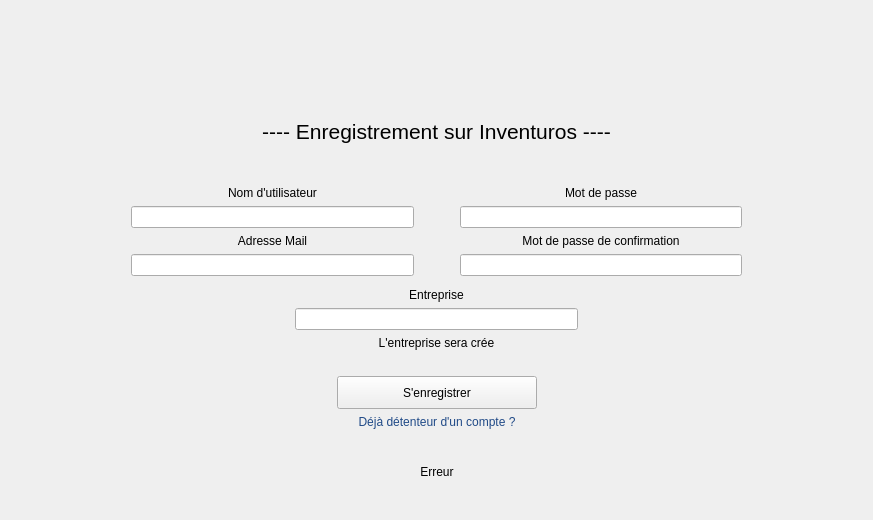
<?xml version="1.0" encoding="UTF-8"?>
<ui version="4.0">
 <class>RegisterPage</class>
 <widget class="QWidget" name="RegisterPage">
  <property name="geometry">
   <rect>
    <x>0</x>
    <y>0</y>
    <width>873</width>
    <height>520</height>
   </rect>
  </property>
  <property name="windowTitle">
   <string>Form</string>
  </property>
  <layout class="QGridLayout" name="gridLayout_2">
   <item row="0" column="0">
    <layout class="QHBoxLayout" name="horizontalLayout">
     <item>
      <layout class="QVBoxLayout" name="verticalLayout_5">
       <item>
        <spacer name="verticalSpacer_4">
         <property name="orientation">
          <enum>Qt::Vertical</enum>
         </property>
         <property name="sizeHint" stdset="0">
          <size>
           <width>20</width>
           <height>40</height>
          </size>
         </property>
        </spacer>
       </item>
       <item>
        <spacer name="verticalSpacer_7">
         <property name="orientation">
          <enum>Qt::Vertical</enum>
         </property>
         <property name="sizeHint" stdset="0">
          <size>
           <width>20</width>
           <height>40</height>
          </size>
         </property>
        </spacer>
       </item>
       <item>
        <spacer name="verticalSpacer_2">
         <property name="orientation">
          <enum>Qt::Vertical</enum>
         </property>
         <property name="sizeHint" stdset="0">
          <size>
           <width>20</width>
           <height>40</height>
          </size>
         </property>
        </spacer>
       </item>
       <item>
        <widget class="QLabel" name="label_6">
         <property name="text">
          <string>&lt;html&gt;&lt;head/&gt;&lt;body&gt;&lt;p&gt;&lt;span style=&quot; font-size:16pt;&quot;&gt;---- Enregistrement sur Inventuros ----&lt;/span&gt;&lt;/p&gt;&lt;/body&gt;&lt;/html&gt;</string>
         </property>
         <property name="alignment">
          <set>Qt::AlignCenter</set>
         </property>
        </widget>
       </item>
       <item>
        <spacer name="verticalSpacer_5">
         <property name="orientation">
          <enum>Qt::Vertical</enum>
         </property>
         <property name="sizeHint" stdset="0">
          <size>
           <width>20</width>
           <height>40</height>
          </size>
         </property>
        </spacer>
       </item>
       <item>
        <layout class="QHBoxLayout" name="horizontalLayout_3">
         <item>
          <spacer name="horizontalSpacer_3">
           <property name="orientation">
            <enum>Qt::Horizontal</enum>
           </property>
           <property name="sizeType">
            <enum>QSizePolicy::Minimum</enum>
           </property>
           <property name="sizeHint" stdset="0">
            <size>
             <width>60</width>
             <height>20</height>
            </size>
           </property>
          </spacer>
         </item>
         <item>
          <spacer name="horizontalSpacer_9">
           <property name="orientation">
            <enum>Qt::Horizontal</enum>
           </property>
           <property name="sizeType">
            <enum>QSizePolicy::Minimum</enum>
           </property>
           <property name="sizeHint" stdset="0">
            <size>
             <width>60</width>
             <height>20</height>
            </size>
           </property>
          </spacer>
         </item>
         <item>
          <layout class="QVBoxLayout" name="verticalLayout_7">
           <item>
            <widget class="QLabel" name="label_3">
             <property name="text">
              <string>Nom d'utilisateur</string>
             </property>
             <property name="alignment">
              <set>Qt::AlignCenter</set>
             </property>
            </widget>
           </item>
           <item>
            <widget class="QLineEdit" name="lineEdit_4">
             <property name="minimumSize">
              <size>
               <width>0</width>
               <height>0</height>
              </size>
             </property>
             <property name="maximumSize">
              <size>
               <width>310</width>
               <height>16777215</height>
              </size>
             </property>
             <property name="styleSheet">
              <string notr="true">width: 100px;</string>
             </property>
            </widget>
           </item>
           <item>
            <widget class="QLabel" name="label">
             <property name="text">
              <string>Adresse Mail</string>
             </property>
             <property name="alignment">
              <set>Qt::AlignCenter</set>
             </property>
            </widget>
           </item>
           <item>
            <widget class="QLineEdit" name="lineEdit_2">
             <property name="maximumSize">
              <size>
               <width>310</width>
               <height>16777215</height>
              </size>
             </property>
            </widget>
           </item>
          </layout>
         </item>
         <item>
          <spacer name="horizontalSpacer_5">
           <property name="orientation">
            <enum>Qt::Horizontal</enum>
           </property>
           <property name="sizeType">
            <enum>QSizePolicy::Minimum</enum>
           </property>
           <property name="sizeHint" stdset="0">
            <size>
             <width>40</width>
             <height>20</height>
            </size>
           </property>
          </spacer>
         </item>
         <item>
          <layout class="QVBoxLayout" name="verticalLayout_6">
           <item>
            <widget class="QLabel" name="label_4">
             <property name="text">
              <string>Mot de passe</string>
             </property>
             <property name="alignment">
              <set>Qt::AlignCenter</set>
             </property>
            </widget>
           </item>
           <item>
            <widget class="QLineEdit" name="lineEdit_3">
             <property name="maximumSize">
              <size>
               <width>310</width>
               <height>16777215</height>
              </size>
             </property>
            </widget>
           </item>
           <item>
            <widget class="QLabel" name="label_2">
             <property name="text">
              <string>Mot de passe de confirmation</string>
             </property>
             <property name="alignment">
              <set>Qt::AlignCenter</set>
             </property>
            </widget>
           </item>
           <item>
            <widget class="QLineEdit" name="lineEdit">
             <property name="maximumSize">
              <size>
               <width>310</width>
               <height>16777215</height>
              </size>
             </property>
            </widget>
           </item>
          </layout>
         </item>
         <item>
          <spacer name="horizontalSpacer_10">
           <property name="orientation">
            <enum>Qt::Horizontal</enum>
           </property>
           <property name="sizeType">
            <enum>QSizePolicy::Minimum</enum>
           </property>
           <property name="sizeHint" stdset="0">
            <size>
             <width>60</width>
             <height>20</height>
            </size>
           </property>
          </spacer>
         </item>
         <item>
          <spacer name="horizontalSpacer_4">
           <property name="orientation">
            <enum>Qt::Horizontal</enum>
           </property>
           <property name="sizeType">
            <enum>QSizePolicy::Minimum</enum>
           </property>
           <property name="sizeHint" stdset="0">
            <size>
             <width>60</width>
             <height>20</height>
            </size>
           </property>
          </spacer>
         </item>
        </layout>
       </item>
       <item>
        <spacer name="verticalSpacer">
         <property name="orientation">
          <enum>Qt::Vertical</enum>
         </property>
         <property name="sizeType">
          <enum>QSizePolicy::Expanding</enum>
         </property>
         <property name="sizeHint" stdset="0">
          <size>
           <width>20</width>
           <height>10</height>
          </size>
         </property>
        </spacer>
       </item>
       <item>
        <layout class="QHBoxLayout" name="horizontalLayout_4">
         <item>
          <spacer name="horizontalSpacer_8">
           <property name="orientation">
            <enum>Qt::Horizontal</enum>
           </property>
           <property name="sizeHint" stdset="0">
            <size>
             <width>40</width>
             <height>20</height>
            </size>
           </property>
          </spacer>
         </item>
         <item>
          <layout class="QVBoxLayout" name="verticalLayout_3">
           <item>
            <widget class="QLabel" name="label_7">
             <property name="text">
              <string>Entreprise</string>
             </property>
             <property name="alignment">
              <set>Qt::AlignCenter</set>
             </property>
            </widget>
           </item>
           <item>
            <widget class="QLineEdit" name="lineEdit_5">
             <property name="minimumSize">
              <size>
               <width>0</width>
               <height>0</height>
              </size>
             </property>
             <property name="maximumSize">
              <size>
               <width>310</width>
               <height>16777215</height>
              </size>
             </property>
            </widget>
           </item>
           <item>
            <widget class="QLabel" name="label_info">
             <property name="text">
              <string>L'entreprise sera crée</string>
             </property>
             <property name="alignment">
              <set>Qt::AlignCenter</set>
             </property>
            </widget>
           </item>
          </layout>
         </item>
         <item>
          <spacer name="horizontalSpacer_7">
           <property name="orientation">
            <enum>Qt::Horizontal</enum>
           </property>
           <property name="sizeHint" stdset="0">
            <size>
             <width>40</width>
             <height>20</height>
            </size>
           </property>
          </spacer>
         </item>
        </layout>
       </item>
      </layout>
     </item>
    </layout>
   </item>
   <item row="2" column="0">
    <layout class="QHBoxLayout" name="horizontalLayout_2">
     <item>
      <spacer name="horizontalSpacer_2">
       <property name="orientation">
        <enum>Qt::Horizontal</enum>
       </property>
       <property name="sizeHint" stdset="0">
        <size>
         <width>40</width>
         <height>20</height>
        </size>
       </property>
      </spacer>
     </item>
     <item>
      <layout class="QVBoxLayout" name="verticalLayout">
       <item>
        <spacer name="horizontalSpacer_6">
         <property name="orientation">
          <enum>Qt::Horizontal</enum>
         </property>
         <property name="sizeType">
          <enum>QSizePolicy::Minimum</enum>
         </property>
         <property name="sizeHint" stdset="0">
          <size>
           <width>200</width>
           <height>20</height>
          </size>
         </property>
        </spacer>
       </item>
       <item>
        <widget class="QPushButton" name="pushButton">
         <property name="maximumSize">
          <size>
           <width>300</width>
           <height>16777215</height>
          </size>
         </property>
         <property name="styleSheet">
          <string notr="true">height: 25px;</string>
         </property>
         <property name="text">
          <string>S'enregistrer</string>
         </property>
        </widget>
       </item>
       <item>
        <widget class="QPushButton" name="button_already_account">
         <property name="styleSheet">
          <string notr="true">border: 0px;
color: rgb(32, 74, 135);
margin-top: 0px;</string>
         </property>
         <property name="text">
          <string>Déjà détenteur d'un compte ?</string>
         </property>
        </widget>
       </item>
       <item>
        <spacer name="verticalSpacer_6">
         <property name="orientation">
          <enum>Qt::Vertical</enum>
         </property>
         <property name="sizeHint" stdset="0">
          <size>
           <width>20</width>
           <height>40</height>
          </size>
         </property>
        </spacer>
       </item>
       <item>
        <widget class="QLabel" name="label_error">
         <property name="text">
          <string>Erreur</string>
         </property>
         <property name="alignment">
          <set>Qt::AlignCenter</set>
         </property>
        </widget>
       </item>
       <item>
        <spacer name="verticalSpacer_3">
         <property name="orientation">
          <enum>Qt::Vertical</enum>
         </property>
         <property name="sizeHint" stdset="0">
          <size>
           <width>20</width>
           <height>40</height>
          </size>
         </property>
        </spacer>
       </item>
      </layout>
     </item>
     <item>
      <spacer name="horizontalSpacer">
       <property name="orientation">
        <enum>Qt::Horizontal</enum>
       </property>
       <property name="sizeHint" stdset="0">
        <size>
         <width>40</width>
         <height>20</height>
        </size>
       </property>
      </spacer>
     </item>
    </layout>
   </item>
  </layout>
 </widget>
 <resources/>
 <connections/>
</ui>
